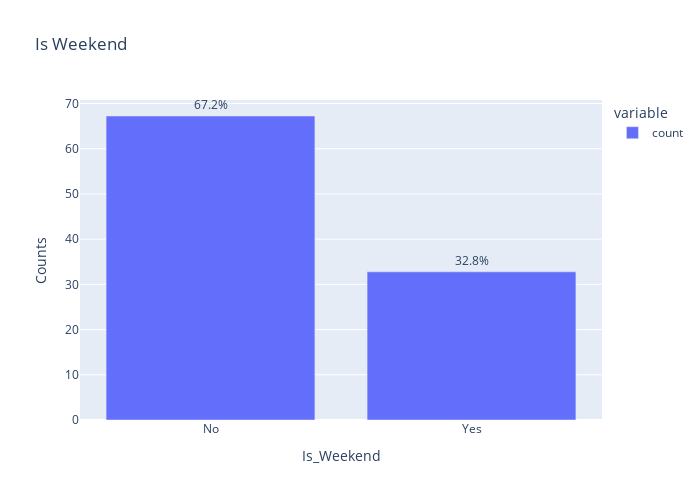

The cell this chart's notebook holds for it:
### Code cell
cat_bar('is_weekend')

### Figure 1 — Plotly figure (JSON) as saved in the notebook; plotly's stock layout.template omitted (floating-point values rounded to 4 significant figures)
{"data": [{"alignmentgroup": "True", "hovertemplate": "variable=count<br>is_weekend=%{x}<br>value=%{y}<extra></extra>", "legendgroup": "count", "marker": {"color": "#636efa", "pattern": {"shape": ""}}, "name": "count", "offsetgroup": "count", "orientation": "v", "showlegend": true, "textposition": "outside", "texttemplate": "%{y:.1f}%", "type": "bar", "x": ["No", "Yes"], "xaxis": "x", "y": [67.24, 32.76], "yaxis": "y"}], "layout": {"barmode": "relative", "height": 500, "legend": {"title": {"text": "variable"}, "tracegroupgap": 0}, "title": {"text": "Is Weekend"}, "width": 700, "xaxis": {"anchor": "y", "autorange": true, "domain": [0, 1], "range": [-0.5, 1.5], "title": {"text": "Is_Weekend"}, "type": "category"}, "yaxis": {"anchor": "x", "autorange": true, "domain": [0, 1], "range": [0, 70.78], "title": {"text": "Counts"}, "type": "linear"}}}
